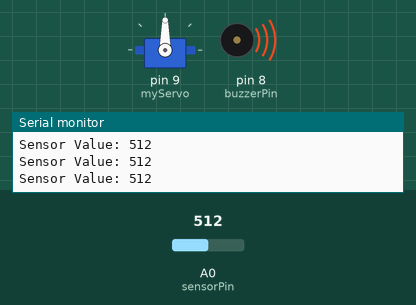
The sketch below on a simulated Arduino Uno, built with avr-gcc and run on an emulated ATmega328P. Shown: servo, buzzer (waves = sounding, pin HIGH), the last lines printed to the serial monitor. Inputs (shaded band) come from the test bench; at power-on: A0 (sensorPin) = 512.

Above: at 1.2 s.
1.3 s: A0 (sensorPin) set to 319
2.8 s: A0 (sensorPin) set to 288
At 3.8 s:
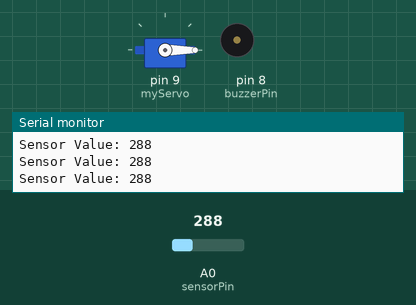
4.3 s: A0 (sensorPin) set to 306
At 5.1 s:
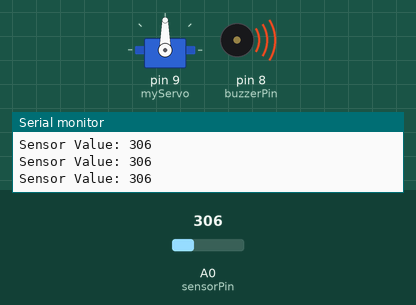
5.8 s: A0 (sensorPin) set to 290
At 6.5 s:
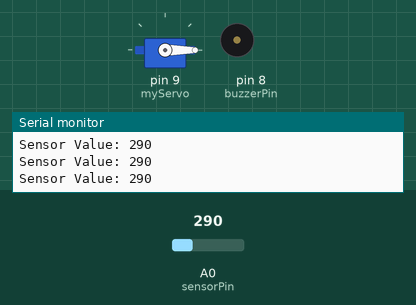
Timing chart, 0 to 8.3 s (numbered marks = the images above; inputs shaded):
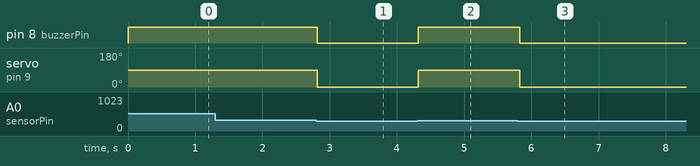

Measured:
- the behaviour switches between 301 and 300 on A0 (sensorPin) (found by bisection; images 0 and 1)
- after the input at 2.8 s, pin 8 (buzzerPin): HIGH → LOW at once; servo on pin 9 (myServo): 90° → 0° at once
- after the input at 4.3 s, pin 8 (buzzerPin): LOW → HIGH at once; servo on pin 9 (myServo): 0° → 90° at once
- after the input at 5.8 s, pin 8 (buzzerPin): HIGH → LOW at once; servo on pin 9 (myServo): 90° → 0° at once

The sketch:

sketch.ino
```cpp
#include <Servo.h>

Servo myServo;

const int sensorPin = A0;   // Water sensor analog output
const int buzzerPin = 8;    // Buzzer
const int threshold = 300;  // Adjust based on your sensor

void setup() {
  pinMode(buzzerPin, OUTPUT);

  myServo.attach(9);
  myServo.write(0);         // Servo starts at 0°

  Serial.begin(9600);
}

void loop() {
  int sensorValue = analogRead(sensorPin);

  Serial.print("Sensor Value: ");
  Serial.println(sensorValue);

  if (sensorValue > threshold) {
    digitalWrite(buzzerPin, HIGH);
    myServo.write(90);      // Rotate servo to 90°
  } else {
    digitalWrite(buzzerPin, LOW);
    myServo.write(0);       // Return servo to 0°
  }

  delay(100);
}
```
